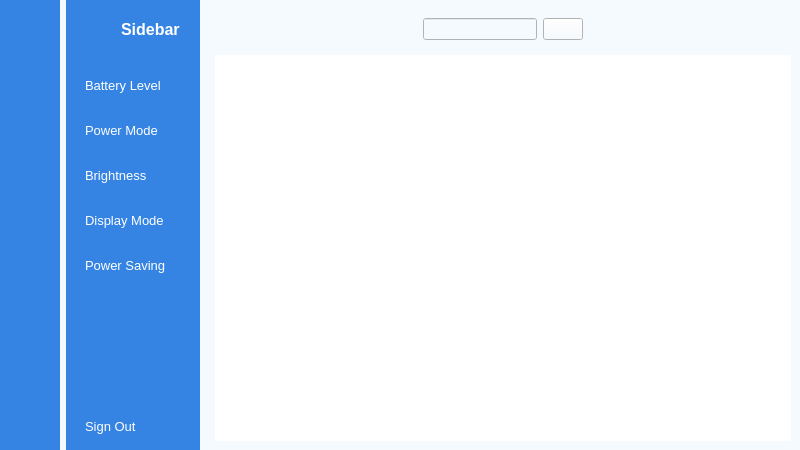
<?xml version="1.0" encoding="UTF-8"?>
<ui version="4.0">
 <class>MainWindow</class>
 <widget class="QMainWindow" name="MainWindow">
  <property name="geometry">
   <rect>
    <x>0</x>
    <y>0</y>
    <width>800</width>
    <height>450</height>
   </rect>
  </property>
  <property name="windowTitle">
   <string>MainWindow</string>
  </property>
  <property name="styleSheet">
   <string notr="true">background-color: rgb(245, 250, 254);</string>
  </property>
  <widget class="QWidget" name="centralwidget">
   <layout class="QGridLayout" name="gridLayout">
    <property name="leftMargin">
     <number>0</number>
    </property>
    <property name="topMargin">
     <number>0</number>
    </property>
    <property name="rightMargin">
     <number>0</number>
    </property>
    <property name="bottomMargin">
     <number>0</number>
    </property>
    <item row="0" column="0">
     <widget class="QWidget" name="icon_only_widget" native="true">
      <property name="styleSheet">
       <string notr="true">QWidget{
	background-color: rgb(53, 132, 228);
}
QPushButton{
	color:white;
	text-align:left;
	height:30px;
	border:none;
	padding-left:10px;
	border-radius:10px;
}
QPushButton:checked{
	background-color:#f5fafe;
	color:#1f95ef;
	font-weight:bold;
}</string>
      </property>
      <layout class="QVBoxLayout" name="verticalLayout_3">
       <item>
        <layout class="QHBoxLayout" name="horizontalLayout_3">
         <item>
          <widget class="QLabel" name="Logo">
           <property name="minimumSize">
            <size>
             <width>40</width>
             <height>40</height>
            </size>
           </property>
           <property name="maximumSize">
            <size>
             <width>40</width>
             <height>40</height>
            </size>
           </property>
           <property name="text">
            <string/>
           </property>
           <property name="pixmap">
            <pixmap>Resource/profile_pic.png</pixmap>
           </property>
           <property name="scaledContents">
            <bool>true</bool>
           </property>
          </widget>
         </item>
        </layout>
       </item>
       <item>
        <layout class="QVBoxLayout" name="verticalLayout">
         <property name="spacing">
          <number>15</number>
         </property>
         <property name="topMargin">
          <number>15</number>
         </property>
         <item>
          <widget class="QPushButton" name="Battery_Level_Btn1">
           <property name="text">
            <string/>
           </property>
           <property name="icon">
            <iconset>
             <normaloff>Resource/dashboard_white.png</normaloff>
             <normalon>Resource/dashboard.png</normalon>Resource/dashboard_white.png</iconset>
           </property>
           <property name="checkable">
            <bool>true</bool>
           </property>
           <property name="autoExclusive">
            <bool>true</bool>
           </property>
          </widget>
         </item>
         <item>
          <widget class="QPushButton" name="Power_Mode_Btn1">
           <property name="text">
            <string/>
           </property>
           <property name="icon">
            <iconset>
             <normaloff>Resource/profile_white.png</normaloff>
             <normalon>Resource/profile.png</normalon>Resource/profile_white.png</iconset>
           </property>
           <property name="checkable">
            <bool>true</bool>
           </property>
           <property name="autoExclusive">
            <bool>true</bool>
           </property>
          </widget>
         </item>
         <item>
          <widget class="QPushButton" name="Brightness_Btn1">
           <property name="text">
            <string/>
           </property>
           <property name="icon">
            <iconset>
             <normaloff>Resource/messages_white.png</normaloff>
             <normalon>Resource/messages.png</normalon>Resource/messages_white.png</iconset>
           </property>
           <property name="checkable">
            <bool>true</bool>
           </property>
           <property name="autoExclusive">
            <bool>true</bool>
           </property>
          </widget>
         </item>
         <item>
          <widget class="QPushButton" name="Display_Mode_Btn1">
           <property name="text">
            <string/>
           </property>
           <property name="icon">
            <iconset>
             <normaloff>Resource/notifications_white.png</normaloff>
             <normalon>Resource/notifications.png</normalon>Resource/notifications_white.png</iconset>
           </property>
           <property name="checkable">
            <bool>true</bool>
           </property>
           <property name="autoExclusive">
            <bool>true</bool>
           </property>
          </widget>
         </item>
         <item>
          <widget class="QPushButton" name="Power_Saving_Btn1">
           <property name="text">
            <string/>
           </property>
           <property name="icon">
            <iconset>
             <normaloff>Resource/settings_white.png</normaloff>
             <normalon>Resource/settings.png</normalon>Resource/settings_white.png</iconset>
           </property>
           <property name="checkable">
            <bool>true</bool>
           </property>
           <property name="autoExclusive">
            <bool>true</bool>
           </property>
          </widget>
         </item>
        </layout>
       </item>
       <item>
        <spacer name="verticalSpacer">
         <property name="orientation">
          <enum>Qt::Orientation::Vertical</enum>
         </property>
         <property name="sizeHint" stdset="0">
          <size>
           <width>20</width>
           <height>113</height>
          </size>
         </property>
        </spacer>
       </item>
       <item>
        <widget class="QPushButton" name="Sign_Out_Btn1">
         <property name="text">
          <string/>
         </property>
         <property name="icon">
          <iconset>
           <normaloff>Resource/log_out_white.png</normaloff>Resource/log_out_white.png</iconset>
         </property>
         <property name="checkable">
          <bool>true</bool>
         </property>
         <property name="autoExclusive">
          <bool>false</bool>
         </property>
        </widget>
       </item>
      </layout>
     </widget>
    </item>
    <item row="0" column="1">
     <widget class="QWidget" name="icon_name_widget" native="true">
      <property name="styleSheet">
       <string notr="true">QWidget{
	background-color: rgb(53, 132, 228);
	color:white;
}
QPushButton{
	color:white;
	text-align:left;
	height:30px;
	border:none;
	padding-left:10px;
	border-top-left-radius:10px;
	border-bottom-left-radius:10px;
}
QPushButton:checked{
	background-color:#f5fafe;
	color:#1f95ef;
	font-weight:bold;
}</string>
      </property>
      <layout class="QVBoxLayout" name="verticalLayout_4">
       <property name="rightMargin">
        <number>0</number>
       </property>
       <item>
        <layout class="QHBoxLayout" name="horizontalLayout_2">
         <property name="rightMargin">
          <number>20</number>
         </property>
         <item>
          <widget class="QLabel" name="Logo_Label">
           <property name="minimumSize">
            <size>
             <width>40</width>
             <height>40</height>
            </size>
           </property>
           <property name="maximumSize">
            <size>
             <width>40</width>
             <height>40</height>
            </size>
           </property>
           <property name="text">
            <string/>
           </property>
           <property name="pixmap">
            <pixmap>Resource/profile_pic.png</pixmap>
           </property>
           <property name="scaledContents">
            <bool>true</bool>
           </property>
          </widget>
         </item>
         <item>
          <widget class="QLabel" name="SideBar_Label">
           <property name="font">
            <font>
             <pointsize>12</pointsize>
             <bold>true</bold>
            </font>
           </property>
           <property name="text">
            <string>Sidebar</string>
           </property>
          </widget>
         </item>
        </layout>
       </item>
       <item>
        <layout class="QVBoxLayout" name="verticalLayout_2">
         <property name="spacing">
          <number>15</number>
         </property>
         <property name="topMargin">
          <number>15</number>
         </property>
         <item>
          <widget class="QPushButton" name="Battery_Level_Btn2">
           <property name="font">
            <font>
             <pointsize>10</pointsize>
            </font>
           </property>
           <property name="text">
            <string>Battery Level</string>
           </property>
           <property name="icon">
            <iconset>
             <normaloff>Resource/dashboard_white.png</normaloff>
             <normalon>Resource/dashboard.png</normalon>Resource/dashboard_white.png</iconset>
           </property>
           <property name="checkable">
            <bool>true</bool>
           </property>
           <property name="autoExclusive">
            <bool>true</bool>
           </property>
          </widget>
         </item>
         <item>
          <widget class="QPushButton" name="Power_Mode_Btn2">
           <property name="font">
            <font>
             <pointsize>10</pointsize>
            </font>
           </property>
           <property name="text">
            <string>Power Mode</string>
           </property>
           <property name="icon">
            <iconset>
             <normaloff>Resource/profile_white.png</normaloff>
             <normalon>Resource/profile.png</normalon>Resource/profile_white.png</iconset>
           </property>
           <property name="checkable">
            <bool>true</bool>
           </property>
           <property name="autoExclusive">
            <bool>true</bool>
           </property>
          </widget>
         </item>
         <item>
          <widget class="QPushButton" name="Brightness_Btn2">
           <property name="font">
            <font>
             <pointsize>10</pointsize>
            </font>
           </property>
           <property name="text">
            <string>Brightness</string>
           </property>
           <property name="icon">
            <iconset>
             <normaloff>Resource/messages_white.png</normaloff>
             <normalon>Resource/messages.png</normalon>Resource/messages_white.png</iconset>
           </property>
           <property name="checkable">
            <bool>true</bool>
           </property>
           <property name="autoExclusive">
            <bool>true</bool>
           </property>
          </widget>
         </item>
         <item>
          <widget class="QPushButton" name="Display_Mode_Btn2">
           <property name="font">
            <font>
             <pointsize>10</pointsize>
            </font>
           </property>
           <property name="text">
            <string>Display Mode</string>
           </property>
           <property name="icon">
            <iconset>
             <normaloff>Resource/notifications_white.png</normaloff>
             <normalon>Resource/notifications.png</normalon>Resource/notifications_white.png</iconset>
           </property>
           <property name="checkable">
            <bool>true</bool>
           </property>
           <property name="autoExclusive">
            <bool>true</bool>
           </property>
          </widget>
         </item>
         <item>
          <widget class="QPushButton" name="Power_Saving_Btn2">
           <property name="font">
            <font>
             <pointsize>10</pointsize>
            </font>
           </property>
           <property name="text">
            <string>Power Saving</string>
           </property>
           <property name="icon">
            <iconset>
             <normaloff>Resource/settings_white.png</normaloff>
             <normalon>Resource/settings.png</normalon>Resource/settings_white.png</iconset>
           </property>
           <property name="checkable">
            <bool>true</bool>
           </property>
           <property name="autoExclusive">
            <bool>true</bool>
           </property>
          </widget>
         </item>
        </layout>
       </item>
       <item>
        <spacer name="verticalSpacer_2">
         <property name="orientation">
          <enum>Qt::Orientation::Vertical</enum>
         </property>
         <property name="sizeHint" stdset="0">
          <size>
           <width>20</width>
           <height>113</height>
          </size>
         </property>
        </spacer>
       </item>
       <item>
        <widget class="QPushButton" name="Sign_Out_Btn2">
         <property name="font">
          <font>
           <pointsize>10</pointsize>
          </font>
         </property>
         <property name="text">
          <string>Sign Out</string>
         </property>
         <property name="icon">
          <iconset>
           <normaloff>Resource/log_out_white.png</normaloff>Resource/log_out_white.png</iconset>
         </property>
         <property name="checkable">
          <bool>true</bool>
         </property>
         <property name="autoExclusive">
          <bool>false</bool>
         </property>
        </widget>
       </item>
      </layout>
     </widget>
    </item>
    <item row="0" column="2">
     <widget class="QWidget" name="main_menu_widget" native="true">
      <layout class="QVBoxLayout" name="verticalLayout_5">
       <item>
        <widget class="QWidget" name="header_widget" native="true">
         <layout class="QHBoxLayout" name="horizontalLayout_4">
          <item>
           <widget class="QPushButton" name="Menu_Btn">
            <property name="styleSheet">
             <string notr="true">border:none;</string>
            </property>
            <property name="text">
             <string/>
            </property>
            <property name="icon">
             <iconset>
              <normaloff>Resource/menu.png</normaloff>Resource/menu.png</iconset>
            </property>
            <property name="iconSize">
             <size>
              <width>20</width>
              <height>20</height>
             </size>
            </property>
            <property name="checkable">
             <bool>true</bool>
            </property>
           </widget>
          </item>
          <item>
           <spacer name="horizontalSpacer_2">
            <property name="orientation">
             <enum>Qt::Orientation::Horizontal</enum>
            </property>
            <property name="sizeHint" stdset="0">
             <size>
              <width>149</width>
              <height>20</height>
             </size>
            </property>
           </spacer>
          </item>
          <item>
           <layout class="QHBoxLayout" name="horizontalLayout">
            <item>
             <widget class="QLineEdit" name="lineEdit"/>
            </item>
            <item>
             <widget class="QPushButton" name="pushButton_14">
              <property name="text">
               <string/>
              </property>
              <property name="icon">
               <iconset>
                <normaloff>Resource/search.png</normaloff>Resource/search.png</iconset>
              </property>
              <property name="iconSize">
               <size>
                <width>20</width>
                <height>20</height>
               </size>
              </property>
             </widget>
            </item>
           </layout>
          </item>
          <item>
           <spacer name="horizontalSpacer">
            <property name="orientation">
             <enum>Qt::Orientation::Horizontal</enum>
            </property>
            <property name="sizeHint" stdset="0">
             <size>
              <width>149</width>
              <height>20</height>
             </size>
            </property>
           </spacer>
          </item>
          <item>
           <widget class="QPushButton" name="Info_Btn">
            <property name="styleSheet">
             <string notr="true">border:none;</string>
            </property>
            <property name="text">
             <string/>
            </property>
            <property name="icon">
             <iconset>
              <normaloff>Resource/image.png</normaloff>Resource/image.png</iconset>
            </property>
            <property name="iconSize">
             <size>
              <width>20</width>
              <height>20</height>
             </size>
            </property>
            <property name="checkable">
             <bool>false</bool>
            </property>
            <property name="autoExclusive">
             <bool>false</bool>
            </property>
           </widget>
          </item>
         </layout>
        </widget>
       </item>
       <item>
        <widget class="QStackedWidget" name="Stacked_Widget">
         <property name="styleSheet">
          <string notr="true">background-color: rgb(255, 255, 255);</string>
         </property>
        </widget>
       </item>
      </layout>
     </widget>
    </item>
   </layout>
  </widget>
 </widget>
 <resources/>
 <connections>
  <connection>
   <sender>Menu_Btn</sender>
   <signal>toggled(bool)</signal>
   <receiver>icon_only_widget</receiver>
   <slot>setHidden(bool)</slot>
   <hints>
    <hint type="sourcelabel">
     <x>238</x>
     <y>29</y>
    </hint>
    <hint type="destinationlabel">
     <x>43</x>
     <y>344</y>
    </hint>
   </hints>
  </connection>
  <connection>
   <sender>Menu_Btn</sender>
   <signal>toggled(bool)</signal>
   <receiver>icon_name_widget</receiver>
   <slot>setVisible(bool)</slot>
   <hints>
    <hint type="sourcelabel">
     <x>247</x>
     <y>41</y>
    </hint>
    <hint type="destinationlabel">
     <x>167</x>
     <y>316</y>
    </hint>
   </hints>
  </connection>
  <connection>
   <sender>Power_Saving_Btn1</sender>
   <signal>toggled(bool)</signal>
   <receiver>Power_Saving_Btn2</receiver>
   <slot>setChecked(bool)</slot>
   <hints>
    <hint type="sourcelabel">
     <x>32</x>
     <y>268</y>
    </hint>
    <hint type="destinationlabel">
     <x>119</x>
     <y>268</y>
    </hint>
   </hints>
  </connection>
  <connection>
   <sender>Display_Mode_Btn1</sender>
   <signal>toggled(bool)</signal>
   <receiver>Display_Mode_Btn2</receiver>
   <slot>setChecked(bool)</slot>
   <hints>
    <hint type="sourcelabel">
     <x>42</x>
     <y>224</y>
    </hint>
    <hint type="destinationlabel">
     <x>114</x>
     <y>224</y>
    </hint>
   </hints>
  </connection>
  <connection>
   <sender>Brightness_Btn1</sender>
   <signal>toggled(bool)</signal>
   <receiver>Brightness_Btn2</receiver>
   <slot>setChecked(bool)</slot>
   <hints>
    <hint type="sourcelabel">
     <x>41</x>
     <y>178</y>
    </hint>
    <hint type="destinationlabel">
     <x>93</x>
     <y>183</y>
    </hint>
   </hints>
  </connection>
  <connection>
   <sender>Power_Mode_Btn1</sender>
   <signal>toggled(bool)</signal>
   <receiver>Power_Mode_Btn2</receiver>
   <slot>setChecked(bool)</slot>
   <hints>
    <hint type="sourcelabel">
     <x>35</x>
     <y>134</y>
    </hint>
    <hint type="destinationlabel">
     <x>122</x>
     <y>134</y>
    </hint>
   </hints>
  </connection>
  <connection>
   <sender>Battery_Level_Btn1</sender>
   <signal>toggled(bool)</signal>
   <receiver>Battery_Level_Btn2</receiver>
   <slot>setChecked(bool)</slot>
   <hints>
    <hint type="sourcelabel">
     <x>31</x>
     <y>81</y>
    </hint>
    <hint type="destinationlabel">
     <x>88</x>
     <y>90</y>
    </hint>
   </hints>
  </connection>
  <connection>
   <sender>Battery_Level_Btn2</sender>
   <signal>toggled(bool)</signal>
   <receiver>Battery_Level_Btn1</receiver>
   <slot>setChecked(bool)</slot>
   <hints>
    <hint type="sourcelabel">
     <x>96</x>
     <y>83</y>
    </hint>
    <hint type="destinationlabel">
     <x>34</x>
     <y>89</y>
    </hint>
   </hints>
  </connection>
  <connection>
   <sender>Power_Mode_Btn2</sender>
   <signal>toggled(bool)</signal>
   <receiver>Power_Mode_Btn1</receiver>
   <slot>setChecked(bool)</slot>
   <hints>
    <hint type="sourcelabel">
     <x>87</x>
     <y>125</y>
    </hint>
    <hint type="destinationlabel">
     <x>31</x>
     <y>133</y>
    </hint>
   </hints>
  </connection>
  <connection>
   <sender>Brightness_Btn2</sender>
   <signal>toggled(bool)</signal>
   <receiver>Brightness_Btn1</receiver>
   <slot>setChecked(bool)</slot>
   <hints>
    <hint type="sourcelabel">
     <x>95</x>
     <y>178</y>
    </hint>
    <hint type="destinationlabel">
     <x>41</x>
     <y>177</y>
    </hint>
   </hints>
  </connection>
  <connection>
   <sender>Display_Mode_Btn2</sender>
   <signal>toggled(bool)</signal>
   <receiver>Display_Mode_Btn1</receiver>
   <slot>setChecked(bool)</slot>
   <hints>
    <hint type="sourcelabel">
     <x>108</x>
     <y>217</y>
    </hint>
    <hint type="destinationlabel">
     <x>32</x>
     <y>224</y>
    </hint>
   </hints>
  </connection>
  <connection>
   <sender>Power_Saving_Btn2</sender>
   <signal>toggled(bool)</signal>
   <receiver>Power_Saving_Btn1</receiver>
   <slot>setChecked(bool)</slot>
   <hints>
    <hint type="sourcelabel">
     <x>85</x>
     <y>270</y>
    </hint>
    <hint type="destinationlabel">
     <x>33</x>
     <y>269</y>
    </hint>
   </hints>
  </connection>
  <connection>
   <sender>Sign_Out_Btn1</sender>
   <signal>toggled(bool)</signal>
   <receiver>MainWindow</receiver>
   <slot>close()</slot>
   <hints>
    <hint type="sourcelabel">
     <x>24</x>
     <y>425</y>
    </hint>
    <hint type="destinationlabel">
     <x>28</x>
     <y>501</y>
    </hint>
   </hints>
  </connection>
  <connection>
   <sender>Sign_Out_Btn2</sender>
   <signal>toggled(bool)</signal>
   <receiver>MainWindow</receiver>
   <slot>close()</slot>
   <hints>
    <hint type="sourcelabel">
     <x>116</x>
     <y>428</y>
    </hint>
    <hint type="destinationlabel">
     <x>116</x>
     <y>512</y>
    </hint>
   </hints>
  </connection>
 </connections>
</ui>
